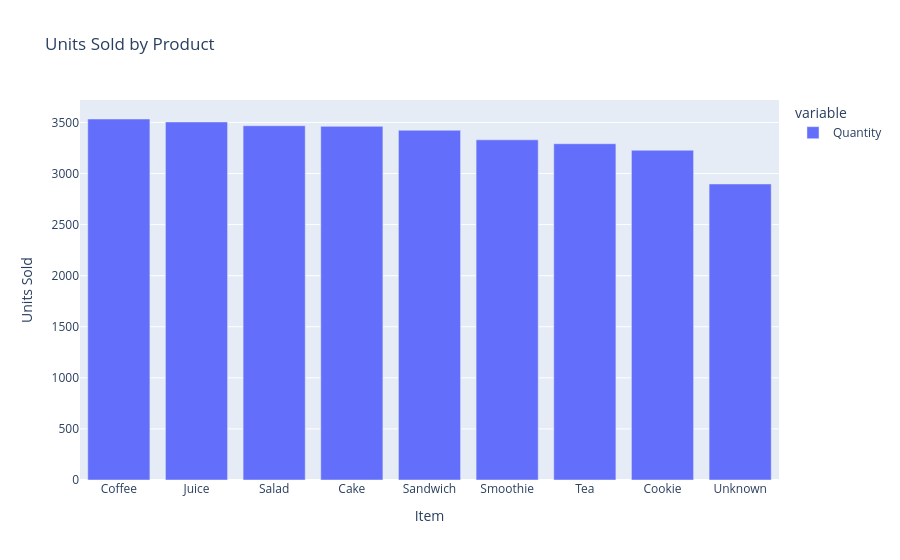

Notebook code cell kept with this figure:
### Code cell
# Plot units sold by product
fig = px.bar(
    units_sold_by_item,
    title="Units Sold by Product",
    labels={"value": "Units Sold"}
)
fig.show()

### Figure 1 — Plotly figure (JSON) as saved in the notebook; plotly's stock layout.template omitted (floating-point values rounded to 4 significant figures)
{"data": [{"hovertemplate": "variable=Quantity<br>Item=%{x}<br>Units Sold=%{y}<extra></extra>", "legendgroup": "Quantity", "marker": {"color": "#636efa", "pattern": {"shape": ""}}, "name": "Quantity", "orientation": "v", "showlegend": true, "textposition": "auto", "type": "bar", "x": ["Coffee", "Juice", "Salad", "Cake", "Sandwich", "Smoothie", "Tea", "Cookie", "Unknown"], "xaxis": "x", "y": [3534.0, 3505.0, 3468.0, 3462.0, 3424.0, 3330.0, 3292.0, 3228.0, 2898.0], "yaxis": "y"}], "layout": {"barmode": "relative", "legend": {"title": {"text": "variable"}, "tracegroupgap": 0}, "title": {"text": "Units Sold by Product"}, "xaxis": {"anchor": "y", "domain": [0, 1], "title": {"text": "Item"}}, "yaxis": {"anchor": "x", "domain": [0, 1], "title": {"text": "Units Sold"}}}}
